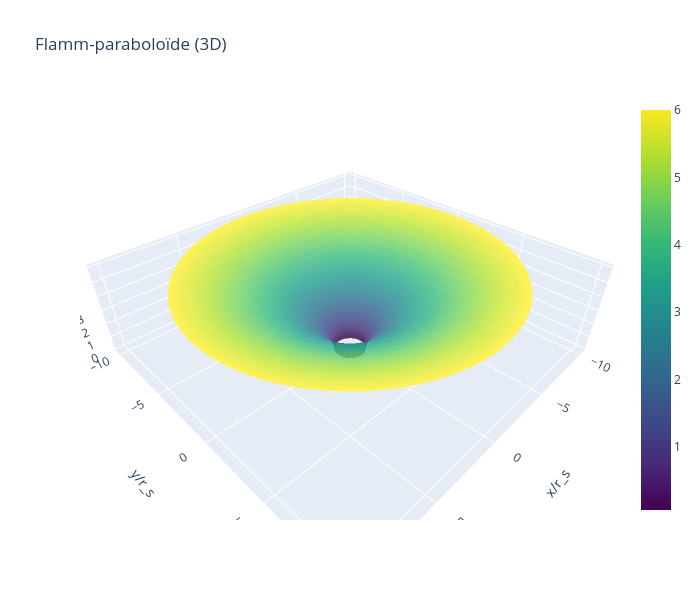

Notebook code cell kept with this figure:
### Markdown cell above
## 3D Flamm-paraboloïde

De ruimtelijke uitrekking kan gevisualiseerd worden als het **Flamm-paraboloïde**: een 2D inbedding van de ruimtelijke geometrie rond een massa.

### Code cell
# 3D inbedding van de ruimtelijke geometrie
fig = spacetime_embedding_3d(lang='nl')
if fig is not None:
    fig.show()

### Figure 1 — Plotly figure (JSON) as saved in the notebook; plotly's stock layout.template omitted (floating-point values rounded to 4 significant figures; data arrays with more than 128 entries replaced by an {"elided": "..."} marker saying what was removed)
{"data": [{"colorscale": [[0.0, "#440154"], [0.1111, "#482878"], [0.2222, "#3e4989"], [0.3333, "#31688e"], [0.4444, "#26828e"], [0.5556, "#1f9e89"], [0.6667, "#35b779"], [0.7778, "#6ece58"], [0.8889, "#b5de2b"], [1.0, "#fde725"]], "opacity": 0.8, "type": "surface", "x": {"elided": "100x200 float values"}, "y": {"elided": "100x200 float values"}, "z": {"elided": "100x200 float values"}}], "layout": {"height": 600, "scene": {"aspectmode": "data", "xaxis": {"title": {"text": "x/r_s"}}, "yaxis": {"title": {"text": "y/r_s"}}, "zaxis": {"title": {"text": "z/r_s"}}}, "title": {"text": "Flamm-paraboloïde (3D)"}, "width": 700}}
